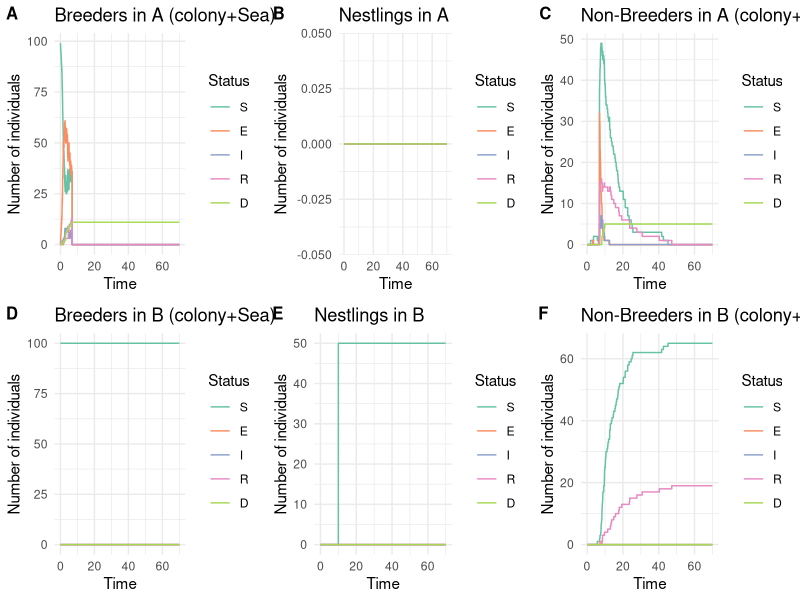

Here is the R script that generated this plot:









# Library -----------------------------------------------------------------

library(tidyverse)
library(ggplot2)
library(reshape2)
library(abind)
library(cowplot)


# Model description -------------------------------------------------------

# Each compartment in the model is described by

# the epidemiological status : Susceptible (S), Exposed (E), Infectious (I), Recovered (R)
# the reproductive status : Breeders (B), Non-Breeders (NB), Nestlings (N)
# the localisation : colony A (A), colony (B), sea A (sea_a), sea B (sea_B)
# 
# Thus, an exposed individual, non-breeder and at sea B, is noted E_sea_b_NB


# Parameters --------------------------------------------------------------

param = list( 
  
  # Epidemiological parameters
  
  # Transmission rate from exposed individuals and from infectious individuals in a colony
  beta = matrix(c(0.10, 0.15,
                  0.00, 0.00),
                nrow = 2, ncol = 2, byrow = T),
  # Rate of progression from exposed to infectious (inverse of incubation period)
  sigma = 1/10,
  # Rate of progression from infectious to exposed
  eta =  0.9, 
  # Recovery rate (inverse of infectious period)
  gamma = 1/3,
  # Disease-related mortality rate
  mu = 1/3 * 0.5,
  
  
  # Mobility  parameters
  
  # Transition from sea to the colony (breeders)
  zeta_to_colony = 1,
  # Transition from colony to the sea (breeders)
  zeta_to_sea = 1,
  # Transition from breeder to non-breeder (reproductive failure)
  psi = 0, #Attention départ en couple
  # Transition from sea to the colony (non-breeders)
  rho_to_colony = 1/7,
  # Transition from colony to the sea (non-breeders)
  rho_to_sea = 1/7 * 7,

  
  # Induced dispersion parameters
  
  # Proportion of dispersed adults
  prop_dispersal = 1,
  # Proportion of prospectors among dispersed adults
  prop_prospecting = 1/8,
  # Date of induced dispersion
  dispersal_date = 30,
  # Reaction time between 1rst death and induced dispersal
  dispersal_reaction_time = 5,
  
  # Demographic parameters
  hatching_date = 10

)




# Event rates -------------------------------------------------------------


calculate_rates = function(  beta_E_colony, beta_I_colony,
                             sigma,eta, gamma, mu,
                             zeta_to_colony, zeta_to_sea, psi, rho_to_colony, rho_to_sea,
                             prop_dispersal, prop_prospecting, dispersal_date,
                             hatching_date,
                             S_a, E_a, I_a, R_a, D_a,
                             S_sea_a, E_sea_a, I_sea_a, R_sea_a, D_sea_a,
                             S_sea_b, E_sea_b, I_sea_b, R_sea_b, D_sea_b,
                             S_b, E_b, I_b, R_b, D_b,
                             S_a_NB, E_a_NB, I_a_NB, R_a_NB, D_a_NB,
                             S_sea_a_NB, E_sea_a_NB, I_sea_a_NB, R_sea_a_NB, D_sea_a_NB,
                             S_sea_b_NB,  E_sea_b_NB, I_sea_b_NB, R_sea_b_NB, D_sea_b_NB,
                             S_b_NB, E_b_NB, I_b_NB, R_b_NB, D_b_NB,
                             S_a_N, E_a_N, I_a_N, R_a_N, D_a_N,
                             S_b_N, E_b_N, I_b_N, R_b_N, D_b_N){
  
  rates = c(
    
  # SEIR
  
  ## Nestlings
  ### Colony A
  "S_a_N_to_E_a_N" = beta_E_colony * S_a_N * (E_a+E_a_NB+E_a_N) + 
                     beta_I_colony * S_a_N * (I_a+I_a_NB+I_a_N),
  "E_a_N_to_S_a_N" = eta * E_a_N,
  "E_a_N_to_I_a_N" = sigma * E_a_N,
  "I_a_N_to_R_a_N" = gamma * I_a_N,
  "I_a_N_to_D_a_N" = mu * I_a_N,
  ### Colony B
  "S_b_N_to_E_b_N" = beta_E_colony * S_b_N * (E_b+E_b_NB+E_b_N) +
                     beta_I_colony * S_b_N * (I_b+I_b_NB+I_b_N),
  "E_b_N_to_S_b_N" = eta * E_b_N,
  "E_b_N_to_I_b_N" = sigma * E_b_N,
  "I_b_N_to_R_b_N" = gamma * I_b_N,
  "I_b_N_to_D_b_N" = mu * I_b_N,
  
  ## Non-Breeders
  ### Colony A
  "S_a_NB_to_E_a_NB" = beta_E_colony * S_a_NB * (E_a+E_a_NB+E_a_N) +
                       beta_I_colony * S_a_NB * (I_a+I_a_NB+I_a_N),
  "E_a_NB_to_S_a_NB" = eta * E_a_NB,
  "E_a_NB_to_I_a_NB" = sigma * E_a_NB,
  "I_a_NB_to_R_a_NB" = gamma * I_a_NB,
  "I_a_NB_to_D_a_NB" = mu * I_a_NB,
  ### Sea A
  "S_sea_a_NB_to_E_sea_a_NB" = 0,
  "E_sea_a_NB_to_S_sea_a_NB" = eta * E_sea_a_NB,
  "E_sea_a_NB_to_I_sea_a_NB" = sigma * E_sea_a_NB,
  "I_sea_a_NB_to_R_sea_a_NB" = gamma * I_sea_a_NB,
  "I_sea_a_NB_to_D_sea_a_NB" = mu * I_sea_a_NB,
  ### Sea B
  "S_sea_b_NB_to_E_sea_b_NB" = 0,
  "E_sea_b_NB_to_S_sea_b_NB" = eta * E_sea_b_NB,
  "E_sea_b_NB_to_I_sea_b_NB" = sigma * E_sea_b_NB,
  "I_sea_b_NB_to_R_sea_b_NB" = gamma * I_sea_b_NB,
  "I_sea_b_NB_to_D_sea_b_NB" = mu * I_sea_b_NB,
  ### Colony B
  "S_b_NB_to_E_b_NB" = beta_E_colony * S_b_NB * (E_b+E_b_NB+E_b_N) + 
                       beta_I_colony * S_b_NB * (I_b+I_b_NB+I_b_N),
  "E_b_NB_to_S_b_NB" = eta * E_b_NB,
  "E_b_NB_to_I_b_NB" = sigma * E_b_NB,
  "I_b_NB_to_R_b_NB" = gamma * I_b_NB,
  "I_b_NB_to_D_b_NB" = mu * I_b_NB,
  
  ## Breeders
  ### Colony A
  "S_a_to_E_a" = beta_E_colony * S_a * (E_a+E_a_NB+E_a_N) + 
                 beta_I_colony * S_a * (I_a+I_a_NB+I_a_N),
  "E_a_to_S_a" = eta * E_a,
  "E_a_to_I_a" = sigma * E_a,
  "I_a_to_R_a" = gamma * I_a,
  "I_a_to_D_a" = mu * I_a,
  ### Sea A
  "S_sea_a_to_E_sea_a" = 0,
  "E_sea_a_to_S_sea_a" = eta * E_sea_a,
  "E_sea_a_to_I_sea_a" = sigma * E_sea_a,
  "I_sea_a_to_R_sea_a" = gamma * I_sea_a,
  "I_sea_a_to_D_sea_a" = mu * I_sea_a,
  ### Sea B
  "S_sea_b_to_E_sea_b" = 0,
  "E_sea_b_to_S_sea_b" = eta * E_sea_b,
  "E_sea_b_to_I_sea_b" = sigma * E_sea_b,
  "I_sea_b_to_R_sea_b" = gamma * I_sea_b,
  "I_sea_b_to_D_sea_b" = mu * I_sea_b,
  ### Colony B
  "S_b_to_E_b" = beta_E_colony * S_b * (E_b+E_b_NB+E_b_N) + 
                 beta_I_colony * S_b * (I_b+I_b_NB+I_b_N),
  "E_b_to_S_b" = eta * E_b,
  "E_b_to_I_b" = sigma * E_b,
  "I_b_to_R_b" = gamma * I_b,
  "I_b_to_D_b" = mu * I_b,
  
  
  # Mobility
  ## Non-Breeders
  ### From colony A to sea A
  "S_a_NB_to_S_sea_a_NB" = rho_to_sea * S_a_NB,
  "E_a_NB_to_E_sea_a_NB" = rho_to_sea * E_a_NB,
  "I_a_NB_to_I_sea_a_NB" = rho_to_sea * I_a_NB,
  "R_a_NB_to_R_sea_a_NB" = rho_to_sea * R_a_NB,
  ### From sea A to colony A
  "S_sea_a_NB_to_S_a_NB" = rho_to_colony * S_sea_a_NB,
  "E_sea_a_NB_to_E_a_NB" = rho_to_colony * E_sea_a_NB,
  "I_sea_a_NB_to_I_a_NB" = rho_to_colony * I_sea_a_NB,
  "R_sea_a_NB_to_R_a_NB" = rho_to_colony * R_sea_a_NB,
  ### From colony B to sea B
  "S_b_NB_to_S_sea_b_NB" = rho_to_sea * S_b_NB,
  "E_b_NB_to_E_sea_b_NB" = rho_to_sea * E_b_NB,
  "I_b_NB_to_I_sea_b_NB" = rho_to_sea * I_b_NB,
  "R_b_NB_to_R_sea_b_NB" = rho_to_sea * R_b_NB,
  ### From sea B to colony B
  "S_sea_b_NB_to_S_b_NB" = rho_to_colony * S_sea_b_NB,
  "E_sea_b_NB_to_E_b_NB" = rho_to_colony * E_sea_b_NB,
  "I_sea_b_NB_to_I_b_NB" = rho_to_colony * I_sea_b_NB,
  "R_sea_b_NB_to_R_b_NB" = rho_to_colony * R_sea_b_NB,
  
  ## Breeders
  ### From colony A to sea A
  "S_a_to_S_sea_a" = zeta_to_sea * S_a,
  "E_a_to_E_sea_a" = zeta_to_sea * E_a,
  "I_a_to_I_sea_a" = zeta_to_sea * I_a,
  "R_a_to_R_sea_a" = zeta_to_sea * R_a,
  ### From sea A to colony A
  "S_sea_a_to_S_a" = zeta_to_colony * S_sea_a,
  "E_sea_a_to_E_a" = zeta_to_colony * E_sea_a,
  "I_sea_a_to_I_a" = zeta_to_colony * I_sea_a,
  "R_sea_a_to_R_a" = zeta_to_colony * R_sea_a,
  ### From colony B to sea B
  "S_b_to_S_sea_b" = zeta_to_sea * S_b,
  "E_b_to_E_sea_b" = zeta_to_sea * E_b,
  "I_b_to_I_sea_b" = zeta_to_sea * I_b,
  "R_b_to_R_sea_b" = zeta_to_sea * R_b,
  ### From sea B to colony B
  "S_sea_b_to_S_b" = zeta_to_colony * S_sea_b,
  "E_sea_b_to_E_b" = zeta_to_colony * E_sea_b,
  "I_sea_b_to_I_b" = zeta_to_colony * I_sea_b,
  "R_sea_b_to_R_b" = zeta_to_colony * R_sea_b,
  
  ## Prospecting
  ### From A to B
  "S_sea_a_NB_to_S_sea_b_NB" = prop_prospecting * S_sea_a_NB,
  "E_sea_a_NB_to_E_sea_b_NB" = prop_prospecting * E_sea_a_NB,
  "I_sea_a_NB_to_I_sea_b_NB" = prop_prospecting * I_sea_a_NB,
  "R_sea_a_NB_to_R_sea_b_NB" = prop_prospecting * R_sea_a_NB
  
  # Breeders become Non-Breeders
  
  # "S_a_to_S_a_NB" = psi * S_a,
  # "E_a_to_E_a_NB" = psi * E_a,
  # "I_a_to_I_a_NB" = psi * I_a,
  # "R_a_to_R_a_NB" = psi * R_a
  
  )
  return(rates)
}


# Gillespie SEIR model function -------------------------------------------

gillespie_seir = function(param = param, 
                          induced_dispersal = T,
                          initial_number_breeders_A = 50,
                          initial_number_infected_breeders_A = 1, 
                          initial_number_breeders_B = 50,
                          total_time = 70,
                          dispersal_stochactic = T) {
  
  # Initial state
  
  ## Nestlings
  ## In colony A
  N = 0                
  initial_infected = 0
  initial_exposed = 0
  initial_recovered = 0
  initial_susceptible = N - initial_infected - initial_exposed - initial_recovered
  initial_dead = 0
  
  initial_state_A_N = c(S = initial_susceptible,
                        E = initial_exposed,
                        I = initial_infected,
                        R = initial_recovered,
                        D = initial_dead)
  ## Nestlings
  ## In colony B
  N = 0                
  initial_infected = 0
  initial_exposed = 0
  initial_recovered = 0
  initial_susceptible = N - initial_infected - initial_exposed - initial_recovered
  initial_dead = 0
  
  initial_state_B_N = c(S = initial_susceptible,
                        E = initial_exposed,
                        I = initial_infected,
                        R = initial_recovered,
                        D = initial_dead)
  
  
  ## Breeders
  ## In colony A
  N = initial_number_breeders_A                 
  initial_infected = initial_number_infected_breeders_A
  initial_exposed = 0
  initial_recovered = 0
  initial_susceptible = N - initial_infected - initial_exposed - initial_recovered
  initial_dead = 0
  
  initial_state_A = c(S = initial_susceptible,
                      E = initial_exposed,
                      I = initial_infected,
                      R = initial_recovered,
                      D = initial_dead)
  
  ## At sea A
  N = 50                  
  initial_infected = 0
  initial_exposed = 0
  initial_recovered = 0
  initial_susceptible = N - initial_infected - initial_exposed - initial_recovered
  initial_dead = 0
  
  initial_state_sea_a = c(S = initial_susceptible,
                          E = initial_exposed,
                          I = initial_infected,
                          R = initial_recovered,
                          D = initial_dead)
  
  ## At sea B
  N = 50                
  initial_infected = 0
  initial_exposed = 0
  initial_recovered = 0
  initial_susceptible = N - initial_infected - initial_exposed - initial_recovered
  initial_dead = 0
  
  initial_state_sea_b = c(S = initial_susceptible,
                          E = initial_exposed,
                          I = initial_infected,
                          R = initial_recovered,
                          D = initial_dead)
  
  ## In colony B
  N = initial_number_breeders_B                  
  initial_infected = 0
  initial_exposed = 0
  initial_recovered = 0
  initial_susceptible = N - initial_infected - initial_exposed - initial_recovered
  initial_dead = 0
  
  initial_state_B <- c(S = initial_susceptible,
                       E = initial_exposed,
                       I = initial_infected,
                       R = initial_recovered,
                       D = initial_dead)
  
  ## Non-Breeders
  ## In colony A
  N = 0                  
  initial_infected = 0
  initial_exposed = 0
  initial_recovered = 0
  initial_susceptible = N - initial_infected - initial_exposed - initial_recovered
  initial_dead = 0
  
  initial_state_A_NB = c(S = initial_susceptible,
                         E = initial_exposed,
                         I = initial_infected,
                         R = initial_recovered,
                         D = initial_dead)
  
  ## At sea A
  N = 0                  
  initial_infected = 0
  initial_exposed = 0
  initial_recovered = 0
  initial_susceptible = N - initial_infected - initial_exposed - initial_recovered
  initial_dead = 0
  
  initial_state_sea_a_NB = c(S = initial_susceptible,
                             E = initial_exposed,
                             I = initial_infected,
                             R = initial_recovered,
                             D = initial_dead)
  
  ## At sea B
  N = 0                  
  initial_infected = 0
  initial_exposed = 0
  initial_recovered = 0
  initial_susceptible = N - initial_infected - initial_exposed - initial_recovered
  initial_dead = 0
  
  initial_state_sea_b_NB = c(S = initial_susceptible,
                             E = initial_exposed,
                             I = initial_infected,
                             R = initial_recovered,
                             D = initial_dead)
  
  ## In colony B
  N = 0                  
  initial_infected = 0
  initial_exposed = 0
  initial_recovered = 0
  initial_susceptible = N - initial_infected - initial_exposed - initial_recovered
  initial_dead = 0
  
  initial_state_B_NB <- c(S = initial_susceptible,
                          E = initial_exposed,
                          I = initial_infected,
                          R = initial_recovered,
                          D = initial_dead)
  
  
  initial_state = matrix(data = c(initial_state_A,
                                  initial_state_sea_a,
                                  initial_state_sea_b,
                                  initial_state_B,
                                  initial_state_A_NB,
                                  initial_state_sea_a_NB,
                                  initial_state_sea_b_NB,
                                  initial_state_B_NB,
                                  initial_state_A_N,
                                  initial_state_B_N), 
                         nrow = 10, ncol = 5, 
                         byrow = T)
  
  # Parameters
  
  beta_E_colony = param$beta[1,1]
  beta_I_colony = param$beta[1,2]
  
  sigma = param$sigma
  eta = param$eta
  gamma = param$gamma
  mu = param$mu
  
  zeta_to_colony = param$zeta_to_colony
  zeta_to_sea = param$zeta_to_sea
  psi = param$psi
  rho_to_colony = param$rho_to_colony
  rho_to_sea = param$rho_to_sea
  
  prop_dispersal = param$prop_dispersal
  prop_prospecting = param$prop_prospecting
  dispersal_date = param$dispersal_date
  dispersal_reaction_time = param$dispersal_reaction_time
  
  hatching_date = param$hatching_date
  
  # Initialization
  times = c(0)
  states = array(dim = c(10,5,1), data = initial_state)
  already_dispersed = F
  already_hatched = F
  first_death = F
  first_death_date = NA
  
  # Next event
  while (times[length(times)] < total_time) {
    
    S_a = states[1, 1, dim(states)[3]]
    E_a = states[1, 2, dim(states)[3]]
    I_a = states[1, 3, dim(states)[3]]
    R_a = states[1, 4, dim(states)[3]]
    D_a = states[1, 5, dim(states)[3]]
    
    S_sea_a = states[2, 1, dim(states)[3]]
    E_sea_a = states[2, 2, dim(states)[3]]
    I_sea_a = states[2, 3, dim(states)[3]]
    R_sea_a = states[2, 4, dim(states)[3]]
    D_sea_a = states[2, 5, dim(states)[3]]
    
    S_sea_b = states[3, 1, dim(states)[3]]
    E_sea_b = states[3, 2, dim(states)[3]]
    I_sea_b = states[3, 3, dim(states)[3]]
    R_sea_b = states[3, 4, dim(states)[3]]
    D_sea_b = states[3, 5, dim(states)[3]]
    
    S_b = states[4, 1, dim(states)[3]]
    E_b = states[4, 2, dim(states)[3]]
    I_b = states[4, 3, dim(states)[3]]
    R_b = states[4, 4, dim(states)[3]]
    D_b = states[4, 5, dim(states)[3]]
    
    S_a_NB = states[5, 1, dim(states)[3]]
    E_a_NB = states[5, 2, dim(states)[3]]
    I_a_NB = states[5, 3, dim(states)[3]]
    R_a_NB = states[5, 4, dim(states)[3]]
    D_a_NB = states[5, 5, dim(states)[3]]
    
    S_sea_a_NB = states[6, 1, dim(states)[3]]
    E_sea_a_NB = states[6, 2, dim(states)[3]]
    I_sea_a_NB = states[6, 3, dim(states)[3]]
    R_sea_a_NB = states[6, 4, dim(states)[3]]
    D_sea_a_NB = states[6, 5, dim(states)[3]]

    S_sea_b_NB = states[7, 1, dim(states)[3]]
    E_sea_b_NB = states[7, 2, dim(states)[3]]
    I_sea_b_NB = states[7, 3, dim(states)[3]]
    R_sea_b_NB = states[7, 4, dim(states)[3]]
    D_sea_b_NB = states[7, 5, dim(states)[3]]
    
    S_b_NB = states[8, 1, dim(states)[3]]
    E_b_NB = states[8, 2, dim(states)[3]]
    I_b_NB = states[8, 3, dim(states)[3]]
    R_b_NB = states[8, 4, dim(states)[3]]
    D_b_NB = states[8, 5, dim(states)[3]]
    
    S_a_N = states[9, 1, dim(states)[3]]
    E_a_N = states[9, 2, dim(states)[3]]
    I_a_N = states[9, 3, dim(states)[3]]
    R_a_N = states[9, 4, dim(states)[3]]
    D_a_N = states[9, 5, dim(states)[3]]
    
    S_b_N = states[10, 1, dim(states)[3]]
    E_b_N = states[10, 2, dim(states)[3]]
    I_b_N = states[10, 3, dim(states)[3]]
    R_b_N = states[10, 4, dim(states)[3]]
    D_b_N = states[10, 5, dim(states)[3]]
    
    # Rates of each possible event
    rates = calculate_rates(beta_E_colony, beta_I_colony,
                            sigma,eta, gamma, mu,
                            zeta_to_colony, zeta_to_sea, psi, rho_to_colony, rho_to_sea,
                            prop_dispersal, prop_prospecting, dispersal_date,
                            hatching_date,
                            S_a, E_a, I_a, R_a, D_a,
                            S_sea_a, E_sea_a, I_sea_a, R_sea_a, D_sea_a,
                            S_sea_b, E_sea_b, I_sea_b, R_sea_b, D_sea_b,
                            S_b, E_b, I_b, R_b, D_b,
                            S_a_NB, E_a_NB, I_a_NB, R_a_NB, D_a_NB,
                            S_sea_a_NB, E_sea_a_NB, I_sea_a_NB, R_sea_a_NB, D_sea_a_NB,
                            S_sea_b_NB,  E_sea_b_NB, I_sea_b_NB, R_sea_b_NB, D_sea_b_NB,
                            S_b_NB, E_b_NB, I_b_NB, R_b_NB, D_b_NB,
                            S_a_N, E_a_N, I_a_N, R_a_N, D_a_N,
                            S_b_N, E_b_N, I_b_N, R_b_N, D_b_N)

    total_rate = sum(rates)
    
    if (total_rate == 0) {
      break
    }
    
    time_step = rexp(1, total_rate)
    next_time = times[length(times)] + time_step
    
    
    # Hatching
    if (next_time > hatching_date & !already_hatched) { 
      
      S_a_N = round((S_a + E_a + I_a + R_a + S_sea_a + E_sea_a + I_sea_a + R_sea_a)/2)
      S_b_N = round((S_b + E_b + I_b + R_b + S_sea_b + E_sea_b + I_sea_b + R_sea_b)/2)
      
      already_hatched = T
      
      new_state = matrix(data = c(S_a, E_a, I_a, R_a, D_a,
                                  S_sea_a, E_sea_a, I_sea_a, R_sea_a, D_sea_a,
                                  S_sea_b, E_sea_b, I_sea_b, R_sea_b, D_sea_b,
                                  S_b, E_b, I_b, R_b, D_b,
                                  
                                  S_a_NB, E_a_NB, I_a_NB, R_a_NB, D_a_NB,
                                  S_sea_a_NB, E_sea_a_NB, I_sea_a_NB, R_sea_a_NB, D_sea_a_NB,
                                  S_sea_b_NB, E_sea_b_NB, I_sea_b_NB, R_sea_b_NB, D_sea_b_NB,
                                  S_b_NB, E_b_NB, I_b_NB, R_b_NB, D_b_NB,
                                  
                                  S_a_N, E_a_N, I_a_N, R_a_N, D_a_N,
                                  S_b_N, E_b_N, I_b_N, R_b_N, D_b_N),
                         nrow = 10, ncol = 5, 
                         byrow = T)
      
      states = abind(states, new_state)
      times = c(times, hatching_date)
      
      
      # Rates of each possible event
      rates =     rates = calculate_rates(beta_E_colony, beta_I_colony,
                                          sigma,eta, gamma, mu,
                                          zeta_to_colony, zeta_to_sea, psi, rho_to_colony, rho_to_sea,
                                          prop_dispersal, prop_prospecting, dispersal_date,
                                          hatching_date,
                                          S_a, E_a, I_a, R_a, D_a,
                                          S_sea_a, E_sea_a, I_sea_a, R_sea_a, D_sea_a,
                                          S_sea_b, E_sea_b, I_sea_b, R_sea_b, D_sea_b,
                                          S_b, E_b, I_b, R_b, D_b,
                                          S_a_NB, E_a_NB, I_a_NB, R_a_NB, D_a_NB,
                                          S_sea_a_NB, E_sea_a_NB, I_sea_a_NB, R_sea_a_NB, D_sea_a_NB,
                                          S_sea_b_NB,  E_sea_b_NB, I_sea_b_NB, R_sea_b_NB, D_sea_b_NB,
                                          S_b_NB, E_b_NB, I_b_NB, R_b_NB, D_b_NB,
                                          S_a_N, E_a_N, I_a_N, R_a_N, D_a_N,
                                          S_b_N, E_b_N, I_b_N, R_b_N, D_b_N)
      
      total_rate = sum(rates)
      
      if (total_rate == 0) {
        break
      }
      
      time_step = rexp(1, total_rate)
      next_time = times[length(times)] + time_step
      
    }
    
    

    # Determining the date of first infection
    if (!first_death & D_a > 0){
      first_death_date = times[length(times)] 
      first_death = T
    }
    
    # Induction of dispersion
    ## Has the induced dispersal strategy been triggered?
    if (induced_dispersal){ 
      ## Did the dispersal occur?
      if (!already_dispersed){
        # Is it time to induce dispersion, according to the stochastic case and the deterministic case?
        if ((dispersal_stochactic & first_death & next_time > first_death_date + dispersal_reaction_time) 
             |
             (!dispersal_stochactic & next_time > dispersal_date)
            ){
          
          # Dispersal of breeders
          
          # Number of adults in  A
          N_a = S_a + E_a + I_a + R_a + S_sea_a + E_sea_a + I_sea_a + R_sea_a
          # Number of adults A who are dispersed
          N_disp_a = round(N_a * prop_dispersal)
          # Distribution of dispersed adults by epidemiological status
          disp_a = sample(c(rep("S_a", S_a), rep("E_a", E_a),rep("I_a", I_a),rep("R_a", R_a),
                            rep("S_sea_a", S_sea_a), rep("E_sea_a", E_sea_a),rep("I_sea_a", I_sea_a),rep("R_sea_a", R_sea_a)),
                          size = N_disp_a, 
                          replace = F) %>% 
            factor(., levels = c("S_a","E_a","I_a","R_a",
                                 "S_sea_a","E_sea_a","I_sea_a","R_sea_a")) %>% 
            table()
          
          # Number of susceptible adults who are dispersed from A
          disp_S_a = disp_a["S_a"]
          disp_S_sea_a = disp_a["S_sea_a"]
          # Update of the number of susceptible adults
          S_a = S_a - disp_S_a
          S_sea_a = S_sea_a - disp_S_sea_a
          S_sea_a_NB = S_sea_a_NB + disp_S_a + disp_S_sea_a
          
          # Number of exposed  adults who are dispersed from A
          disp_E_a = disp_a["E_a"]
          disp_E_sea_a = disp_a["E_sea_a"]
          # Update of the number of exposed adults
          E_a = E_a - disp_E_a
          E_sea_a = E_sea_a - disp_E_sea_a
          E_sea_a_NB = E_sea_a_NB + disp_E_a + disp_E_sea_a
          
          # Number of infectious adults who are dispersed from A
          disp_I_a = disp_a["I_a"]
          disp_I_sea_a = disp_a["I_sea_a"]
          # Update of the number of infectious adults
          I_a = I_a - disp_I_a
          I_sea_a = I_sea_a - disp_I_sea_a
          I_sea_a_NB = I_sea_a_NB + disp_I_a + disp_I_sea_a
          
          # Number of recovered adults who are dispersed from A
          disp_R_a = disp_a["R_a"]
          disp_R_sea_a = disp_a["R_sea_a"]
          # Update of the number of recovered adults
          R_a = R_a - disp_R_a
          R_sea_a = R_sea_a - disp_R_sea_a
          R_sea_a_NB = R_sea_a_NB + disp_R_a + disp_R_sea_a
          
          # Death of nestlings
          
          D_a_N = D_a_N + S_a_N + E_a_N + I_a_N + R_a_N
          S_a_N = 0
          E_a_N = 0
          I_a_N = 0
          R_a_N = 0
          
          
          already_dispersed = T
          
          new_state = matrix(data = c(S_a, E_a, I_a, R_a, D_a,
                                      S_sea_a, E_sea_a, I_sea_a, R_sea_a, D_sea_a,
                                      S_sea_b, E_sea_b, I_sea_b, R_sea_b, D_sea_b,
                                      S_b, E_b, I_b, R_b, D_b,
                                      
                                      S_a_NB, E_a_NB, I_a_NB, R_a_NB, D_a_NB,
                                      S_sea_a_NB, E_sea_a_NB, I_sea_a_NB, R_sea_a_NB, D_sea_a_NB,
                                      S_sea_b_NB, E_sea_b_NB, I_sea_b_NB, R_sea_b_NB, D_sea_b_NB,
                                      S_b_NB, E_b_NB, I_b_NB, R_b_NB, D_b_NB,
                                      
                                      S_a_N, E_a_N, I_a_N, R_a_N, D_a_N,
                                      S_b_N, E_b_N, I_b_N, R_b_N, D_b_N),
                             nrow = 10, ncol = 5, 
                             byrow = T)
          
          states = abind(states, new_state)
          times = c(times, next_time)
          
          
          # Rates of each possible event
          rates =     rates = calculate_rates(beta_E_colony, beta_I_colony,
                                              sigma,eta, gamma, mu,
                                              zeta_to_colony, zeta_to_sea, psi, rho_to_colony, rho_to_sea,
                                              prop_dispersal, prop_prospecting, dispersal_date,
                                              hatching_date,
                                              S_a, E_a, I_a, R_a, D_a,
                                              S_sea_a, E_sea_a, I_sea_a, R_sea_a, D_sea_a,
                                              S_sea_b, E_sea_b, I_sea_b, R_sea_b, D_sea_b,
                                              S_b, E_b, I_b, R_b, D_b,
                                              S_a_NB, E_a_NB, I_a_NB, R_a_NB, D_a_NB,
                                              S_sea_a_NB, E_sea_a_NB, I_sea_a_NB, R_sea_a_NB, D_sea_a_NB,
                                              S_sea_b_NB,  E_sea_b_NB, I_sea_b_NB, R_sea_b_NB, D_sea_b_NB,
                                              S_b_NB, E_b_NB, I_b_NB, R_b_NB, D_b_NB,
                                              S_a_N, E_a_N, I_a_N, R_a_N, D_a_N,
                                              S_b_N, E_b_N, I_b_N, R_b_N, D_b_N)
          
          total_rate = sum(rates)
          
          if (total_rate == 0) {
            break
          }
          
          time_step = rexp(1, total_rate)
          next_time = times[length(times)] + time_step
          
          
        }

      }
    }
    

    times = c(times, next_time)
    
    transition = sample(names(rates), 1, prob = rates / total_rate)
    
    if (transition == "S_a_to_E_a") {
      S_a = S_a - 1
      E_a = E_a + 1
    } else if (transition == "E_a_to_S_a") {
      E_a = E_a - 1
      S_a = S_a + 1
    } else if (transition == "E_a_to_I_a") {
      E_a = E_a - 1
      I_a = I_a + 1
    } else if (transition == "I_a_to_R_a") {
      I_a = I_a - 1
      R_a = R_a + 1
    } 
    # If an adult dies, the partner becomes a non-breeder and the nestling dies
    else if (transition == "I_a_to_D_a") {
      I_a = I_a - 1
      D_a = D_a + 1
      # The nestling dies
      if (S_a_N + E_a_N + I_a_N + R_a_N > 0){
        nestling = sample(c(rep("S_a_N", S_a_N), rep("E_a_N", E_a_N),rep("I_a_N", I_a_N),rep("R_a_N", R_a_N)),
                          size = 1)
        if (nestling == "S_a_N"){
          S_a_N = S_a_N - 1
          D_a_N = D_a_N + 1
        } else if (partner == "E_a_N"){
          E_a_N = E_a_N - 1
          D_a_N = D_a_N + 1
        } else if (partner == "I_a_N"){
          I_a_N = I_a_N - 1
          D_a_N = D_a_N + 1
        } else if (partner == "R_a_N"){
          R_a_N = R_a_N - 1
          D_a_N = D_a_N + 1
        }
      }
      # The partner becomes a non-breeder
      partner = sample(c(rep("S_a", S_a), rep("E_a", E_a),rep("I_a", I_a),rep("R_a", R_a),
                         rep("S_sea_a", S_a), rep("E_sea_a", E_a),rep("I_sea_a", I_a),rep("R_sea_a", R_a)),
      size = 1)
      if (partner == "S_a"){
        S_a = S_a - 1
        S_a_NB = S_a_NB + 1
      } else if (partner == "E_a"){
        E_a = E_a - 1
        E_a_NB = E_a_NB + 1
      } else if (partner == "I_a"){
        I_a = I_a - 1
        I_a_NB = I_a_NB + 1
      } else if (partner == "R_a"){
        R_a = R_a - 1
        R_a_NB = R_a_NB + 1
      } else if (partner == "S_sea_a"){
        S_sea_a = S_sea_a - 1
        S_sea_a_NB = S_sea_a_NB + 1
      } else if (partner == "E_sea_a"){
        E_sea_a = E_sea_a - 1
        E_sea_a_NB = E_sea_a_NB + 1
      } else if (partner == "I_sea_a"){
        I_sea_a = I_sea_a - 1
        I_sea_a_NB = I_sea_a_NB + 1
      } else if (partner == "R_sea_a"){
        R_sea_a = R_sea_a - 1
        R_sea_a_NB = R_sea_a_NB + 1
      }
    } else if (transition == "S_sea_a_to_E_sea_a") {
      S_sea_a = S_sea_a - 1
      E_sea_a = E_sea_a + 1
    } else if (transition == "E_sea_a_to_S_sea_a") {
      E_sea_a = E_sea_a - 1
      S_sea_a = S_sea_a + 1
    } else if (transition == "E_sea_a_to_I_sea_a") {
      E_sea_a = E_sea_a - 1
      I_sea_a = I_sea_a + 1
    } else if (transition == "I_sea_a_to_R_sea_a") {
      I_sea_a = I_sea_a - 1
      R_sea_a = R_sea_a + 1
    } else if (transition == "I_sea_a_to_D_sea_a") {
      I_sea_a = I_sea_a - 1
      D_sea_a = D_sea_a + 1
    } else if (transition == "S_sea_b_to_E_sea_b") {
      S_sea_b = S_sea_b - 1
      E_sea_b = E_sea_b + 1
    } else if (transition == "E_sea_b_to_S_sea_b") {
      E_sea_b = E_sea_b - 1
      S_sea_b = S_sea_b + 1
    } else if (transition == "E_sea_b_to_I_sea_b") {
      E_sea_b = E_sea_b - 1
      I_sea_b = I_sea_b + 1
    } else if (transition == "I_sea_b_to_R_sea_b") {
      I_sea_b = I_sea_b - 1
      R_sea_b = R_sea_b + 1
    } else if (transition == "I_sea_b_to_D_sea_b") {
      I_sea_b = I_sea_b - 1
      D_sea_b = D_sea_b + 1
    } else if (transition == "S_b_to_E_b") {
      S_b = S_b - 1
      E_b = E_b + 1
    } else if (transition == "E_b_to_S_b") {
      E_b = E_b - 1
      S_b = S_b + 1
    } else if (transition == "E_b_to_I_b") {
      E_b = E_b - 1
      I_b = I_b + 1
    } else if (transition == "I_b_to_R_b") {
      I_b = I_b - 1
      R_b = R_b + 1
    } 
    # If an adult dies, the partner becomes a non-breeder and the nestling dies
    else if (transition == "I_b_to_D_b") {
      I_b = I_b - 1
      D_b = D_b + 1
      partner = sample(c(rep("S_b", S_b), rep("E_b", E_b),rep("I_b", I_b),rep("R_b", R_b),
                         rep("S_sea_b", S_b), rep("E_sea_b", E_b),rep("I_sea_b", I_b),rep("R_sea_b", R_b)),
                       size = 1)
      if (partner == "S_b"){
        S_b = S_b - 1
        S_b_NB = S_b_NB + 1
      } else if (partner == "E_b"){
        E_b = E_b - 1
        E_b_NB = E_b_NB + 1
      } else if (partner == "I_b"){
        I_b = I_b - 1
        I_b_NB = I_b_NB + 1
      } else if (partner == "R_b"){
        R_b = R_b - 1
        R_b_NB = R_b_NB + 1
      } else if (partner == "S_sea_b"){
        S_sea_b = S_sea_b - 1
        S_sea_b_NB = S_sea_b_NB + 1
      } else if (partner == "E_sea_b"){
        E_sea_b = E_sea_b - 1
        E_sea_b_NB = E_sea_b_NB + 1
      } else if (partner == "I_sea_b"){
        I_sea_b = I_sea_b - 1
        I_sea_b_NB = I_sea_b_NB + 1
      } else if (partner == "R_sea_b"){
        R_sea_b = R_sea_b - 1
        R_sea_b_NB = R_sea_b_NB + 1
      }
      
    } else if (transition == "S_a_to_S_sea_a") {
      S_a = S_a - 1
      S_sea_a = S_sea_a + 1
    } else if (transition == "E_a_to_E_sea_a") {
      E_a = E_a - 1
      E_sea_a = E_sea_a + 1
    } else if (transition == "I_a_to_I_sea_a") {
      I_a = I_a - 1
      I_sea_a = I_sea_a + 1
    } else if (transition == "R_a_to_R_sea_a") {
      R_a = R_a - 1
      R_sea_a = R_sea_a + 1
    } else if (transition == "S_b_to_S_sea_b") {
      S_b = S_b - 1
      S_sea_b = S_sea_b + 1
    } else if (transition == "E_b_to_E_sea_b") {
      E_b = E_b - 1
      E_sea_b = E_sea_b + 1
    } else if (transition == "I_b_to_I_sea_b") {
      I_b = I_b - 1
      I_sea_b = I_sea_b + 1
    } else if (transition == "R_b_to_R_sea_b") {
      R_b = R_b - 1
      R_sea_b = R_sea_b + 1
    }else if (transition == "S_sea_a_to_S_a") {
      S_a = S_a + 1
      S_sea_a = S_sea_a - 1
    } else if (transition == "E_sea_a_to_E_a") {
      E_a = E_a + 1
      E_sea_a = E_sea_a - 1
    } else if (transition == "I_sea_a_to_I_a") {
      I_a = I_a + 1
      I_sea_a = I_sea_a - 1
    } else if (transition == "R_sea_a_to_R_a") {
      R_a = R_a + 1
      R_sea_a = R_sea_a - 1
    } else if (transition == "S_sea_b_to_S_b") {
      S_b = S_b + 1
      S_sea_b = S_sea_b - 1
    } else if (transition == "E_sea_b_to_E_b") {
      E_b = E_b + 1
      E_sea_b = E_sea_b - 1
    } else if (transition == "I_sea_b_to_I_b") {
      I_b = I_b + 1
      I_sea_b = I_sea_b - 1
    } else if (transition == "R_sea_b_to_R_b") {
      R_b = R_b + 1
      R_sea_b = R_sea_b - 1
    } else if (transition == "S_a_to_E_a_NB") {
      S_a_NB = S_a_NB - 1
      E_a_NB = E_a_NB + 1
    } else if (transition == "E_a_NB_to_S_a_NB") {
      E_a_NB = E_a_NB - 1
      S_a_NB = S_a_NB + 1
    } else if (transition == "E_a_NB_to_I_a_NB") {
      E_a_NB = E_a_NB - 1
      I_a_NB = I_a_NB + 1
    } else if (transition == "I_a_NB_to_R_a_NB") {
      I_a_NB = I_a_NB - 1
      R_a_NB = R_a_NB + 1
    } else if (transition == "I_a_NB_to_D_a_NB") {
      I_a_NB = I_a_NB - 1
      D_a_NB = D_a_NB + 1
    } else if (transition == "S_sea_a_NB_to_E_sea_a_NB") {
      S_sea_a_NB = S_sea_a_NB - 1
      E_sea_a_NB = E_sea_a_NB + 1
    } else if (transition == "E_sea_a_NB_to_S_sea_a_NB") {
      E_sea_a_NB = E_sea_a_NB - 1
      S_sea_a_NB = S_sea_a_NB + 1
    } else if (transition == "E_sea_a_NB_to_I_sea_a_NB") {
      E_sea_a_NB = E_sea_a_NB - 1
      I_sea_a_NB = I_sea_a_NB + 1
    } else if (transition == "I_sea_a_NB_to_R_sea_a_NB") {
      I_sea_a_NB = I_sea_a_NB - 1
      R_sea_a_NB = R_sea_a_NB + 1
    } else if (transition == "I_sea_a_NB_to_D_sea_a_NB") {
      I_sea_a_NB = I_sea_a_NB - 1
      D_sea_a_NB = D_sea_a_NB + 1
    } else if (transition == "S_sea_b_NB_to_E_sea_b_NB") {
      S_sea_b_NB = S_sea_b_NB - 1
      E_sea_b_NB = E_sea_b_NB + 1
    } else if (transition == "E_sea_b_NB_to_S_sea_b_NB") {
      E_sea_b_NB = E_sea_b_NB - 1
      S_sea_b_NB = S_sea_b_NB + 1
    } else if (transition == "E_sea_b_NB_to_I_sea_b_NB") {
      E_sea_b_NB = E_sea_b_NB - 1
      I_sea_b_NB = I_sea_b_NB + 1
    } else if (transition == "I_sea_b_NB_to_R_sea_b_NB") {
      I_sea_b_NB = I_sea_b_NB - 1
      R_sea_b_NB = R_sea_b_NB + 1
    } else if (transition == "I_sea_b_NB_to_D_sea_b_NB") {
      I_sea_b_NB = I_sea_b_NB - 1
      D_sea_b_NB = D_sea_b_NB + 1
    } else if (transition == "S_b_NB_to_E_b_NB") {
      S_b_NB = S_b_NB - 1
      E_b_NB = E_b_NB + 1
    } else if (transition == "E_b_NB_to_S_b_NB") {
      E_b_NB = E_b_NB - 1
      S_b_NB = S_b_NB + 1
    } else if (transition == "E_b_NB_to_I_b_NB") {
      E_b_NB = E_b_NB - 1
      I_b_NB = I_b_NB + 1
    } else if (transition == "I_b_NB_to_R_b_NB") {
      I_b_NB = I_b_NB - 1
      R_b_NB = R_b_NB + 1
    } else if (transition == "I_b_NB_to_D_b_NB") {
      I_b_NB = I_b_NB - 1
      D_b_NB = D_b_NB + 1
    } else if (transition == "S_a_NB_to_S_sea_a_NB") {
      S_a_NB = S_a_NB - 1
      S_sea_a_NB = S_sea_a_NB + 1
    } else if (transition == "E_a_NB_to_E_sea_a_NB") {
      E_a_NB = E_a_NB - 1
      E_sea_a_NB = E_sea_a_NB + 1
    } else if (transition == "I_a_NB_to_I_sea_a_NB") {
      I_a_NB = I_a_NB - 1
      I_sea_a_NB = I_sea_a_NB + 1
    } else if (transition == "R_a_NB_to_R_sea_a_NB") {
      R_a_NB = R_a_NB - 1
      R_sea_a_NB = R_sea_a_NB + 1
    } else if (transition == "S_b_NB_to_S_sea_b_NB") {
      S_b_NB = S_b_NB - 1
      S_sea_b_NB = S_sea_b_NB + 1
    } else if (transition == "E_b_NB_to_E_sea_b_NB") {
      E_b_NB = E_b_NB - 1
      E_sea_b_NB = E_sea_b_NB + 1
    } else if (transition == "I_b_NB_to_I_sea_b_NB") {
      I_b_NB = I_b_NB - 1
      I_sea_b_NB = I_sea_b_NB + 1
    } else if (transition == "R_b_NB_to_R_sea_b_NB") {
      R_b_NB = R_b_NB - 1
      R_sea_b_NB = R_sea_b_NB + 1
    }else if (transition == "S_sea_a_NB_to_S_a_NB") {
      S_a_NB = S_a_NB + 1
      S_sea_a_NB = S_sea_a_NB - 1
    } else if (transition == "E_sea_a_NB_to_E_a_NB") {
      E_a_NB = E_a_NB + 1
      E_sea_a_NB = E_sea_a_NB - 1
    } else if (transition == "I_sea_a_NB_to_I_a_NB") {
      I_a_NB = I_a_NB + 1
      I_sea_a_NB = I_sea_a_NB - 1
    } else if (transition == "R_sea_a_NB_to_R_a_NB") {
      R_a_NB = R_a_NB + 1
      R_sea_a_NB = R_sea_a_NB - 1
    } else if (transition == "S_sea_b_NB_to_S_b_NB") {
      S_b_NB = S_b_NB + 1
      S_sea_b_NB = S_sea_b_NB - 1
    } else if (transition == "E_sea_b_NB_to_E_b_NB") {
      E_b_NB = E_b_NB + 1
      E_sea_b_NB = E_sea_b_NB - 1
    } else if (transition == "I_sea_b_NB_to_I_b_NB") {
      I_b_NB = I_b_NB + 1
      I_sea_b_NB = I_sea_b_NB - 1
    } else if (transition == "R_sea_b_NB_to_R_b_NB") {
      R_b_NB = R_b_NB + 1
      R_sea_b_NB = R_sea_b_NB - 1
    } else if (transition == "S_a_to_S_a_NB") {
      S_a = S_a - 2
      S_a_NB = S_a_NB + 2
    } else if (transition == "E_a_to_E_a_NB") {
      E_a = E_a - 2
      E_a_NB = E_a_NB + 2
    } else if (transition == "I_a_to_I_a_NB") {
      I_a = I_a - 2
      I_a_NB = I_a_NB + 2
    } else if (transition == "E_a_to_E_a_NB") {
      R_a = R_a - 2
      R_a_NB = R_a_NB + 2
    } else if (transition == "S_sea_a_NB_to_S_sea_b_NB") {
      S_sea_a_NB = S_sea_a_NB - 1
      S_sea_b_NB = S_sea_b_NB + 1
    }else if (transition == "E_sea_a_NB_to_E_sea_b_NB") {
      E_sea_a_NB = E_sea_a_NB - 1
      E_sea_b_NB = E_sea_b_NB + 1
    }else if (transition == "I_sea_a_NB_to_I_sea_b_NB") {
      I_sea_a_NB = I_sea_a_NB - 1
      I_sea_b_NB = I_sea_b_NB + 1
    }else if (transition == "R_sea_a_NB_to_R_sea_b_NB") {
      R_sea_a_NB = R_sea_a_NB - 1
      R_sea_b_NB = R_sea_b_NB + 1
    }else if (transition == "S_a_N_to_E_a_N"){
      S_a_N = S_a_N - 1
      E_a_N = E_a_N + 1
    }else if (transition == "E_a_N_to_S_a_N"){
      E_a_N = E_a_N - 1
      S_a_N = S_a_N + 1
    }else if (transition == "E_a_N_to_I_a_N"){
      E_a_N = E_a_N - 1
      I_a_N = I_a_N + 1
    }else if (transition == "I_a_N_to_R_a_N"){
      I_a_N = I_a_N - 1
      R_a_N = R_a_N + 1
    }else if (transition == "I_a_N_to_R_a_N"){
      I_a_N = I_a_N - 1
      R_a_N = R_a_N + 1
    }
    # If a nestling dies, both parents become non-breeders.
    else if (transition == "I_a_N_to_D_a_N"){
      I_a_N = I_a_N - 1
      D_a_N = D_a_N + 1
      
      parent1 = sample(c(rep("S_b", S_b), rep("E_b", E_b),rep("I_b", I_b),rep("R_b", R_b),
                         rep("S_sea_b", S_b), rep("E_sea_b", E_b),rep("I_sea_b", I_b),rep("R_sea_b", R_b)),
                       size = 1)
      
      if (parent1 == "S_b"){
        S_b = S_b - 1
        S_b_NB = S_b_NB + 1
      } else if (parent1 == "E_b"){
        E_b = E_b - 1
        E_b_NB = E_b_NB + 1
      } else if (parent1 == "I_b"){
        I_b = I_b - 1
        I_b_NB = I_b_NB + 1
      } else if (parent1 == "R_b"){
        R_b = R_b - 1
        R_b_NB = R_b_NB + 1
      } else if (parent1 == "S_sea_b"){
        S_sea_b = S_sea_b - 1
        S_sea_b_NB = S_sea_b_NB + 1
      } else if (parent1 == "E_sea_b"){
        E_sea_b = E_sea_b - 1
        E_sea_b_NB = E_sea_b_NB + 1
      } else if (parent1 == "I_sea_b"){
        I_sea_b = I_sea_b - 1
        I_sea_b_NB = I_sea_b_NB + 1
      } else if (parent1 == "R_sea_b"){
        R_sea_b = R_sea_b - 1
        R_sea_b_NB = R_sea_b_NB + 1
      }
      
      parent2 = sample(c(rep("S_b", S_b), rep("E_b", E_b),rep("I_b", I_b),rep("R_b", R_b),
                         rep("S_sea_b", S_b), rep("E_sea_b", E_b),rep("I_sea_b", I_b),rep("R_sea_b", R_b)),
                       size = 1)
      
      if (parent2 == "S_b"){
        S_b = S_b - 1
        S_b_NB = S_b_NB + 1
      } else if (parent2 == "E_b"){
        E_b = E_b - 1
        E_b_NB = E_b_NB + 1
      } else if (parent2 == "I_b"){
        I_b = I_b - 1
        I_b_NB = I_b_NB + 1
      } else if (parent2 == "R_b"){
        R_b = R_b - 1
        R_b_NB = R_b_NB + 1
      } else if (parent2 == "S_sea_b"){
        S_sea_b = S_sea_b - 1
        S_sea_b_NB = S_sea_b_NB + 1
      } else if (parent2 == "E_sea_b"){
        E_sea_b = E_sea_b - 1
        E_sea_b_NB = E_sea_b_NB + 1
      } else if (parent2 == "I_sea_b"){
        I_sea_b = I_sea_b - 1
        I_sea_b_NB = I_sea_b_NB + 1
      } else if (parent2 == "R_sea_b"){
        R_sea_b = R_sea_b - 1
        R_sea_b_NB = R_sea_b_NB + 1
      }
      
      
      
    }else if (transition == "S_b_N_to_E_b_N"){
      S_b_N = S_b_N - 1
      E_b_N = E_b_N + 1
    }else if (transition == "E_b_N_to_S_b_N"){
      E_b_N = E_b_N - 1
      S_b_N = S_b_N + 1
    }else if (transition == "E_b_N_to_I_b_N"){
      E_b_N = E_b_N - 1
      I_b_N = I_b_N + 1
    }else if (transition == "I_b_N_to_R_b_N"){
      I_b_N = I_b_N - 1
      R_b_N = R_b_N + 1
    }else if (transition == "I_b_N_to_R_b_N"){
      I_b_N = I_b_N - 1
      R_b_N = R_b_N + 1
    }else if (transition == "I_b_N_to_D_b_N"){
      I_b_N = I_b_N - 1
      D_b_N = D_b_N + 1
    }
    
    new_state = matrix(data = c(S_a, E_a, I_a, R_a, D_a,
                                S_sea_a, E_sea_a, I_sea_a, R_sea_a, D_sea_a,
                                S_sea_b, E_sea_b, I_sea_b, R_sea_b, D_sea_b,
                                S_b, E_b, I_b, R_b, D_b,
                                
                                S_a_NB, E_a_NB, I_a_NB, R_a_NB, D_a_NB,
                                S_sea_a_NB, E_sea_a_NB, I_sea_a_NB, R_sea_a_NB, D_sea_a_NB,
                                S_sea_b_NB, E_sea_b_NB, I_sea_b_NB, R_sea_b_NB, D_sea_b_NB,
                                S_b_NB, E_b_NB, I_b_NB, R_b_NB, D_b_NB,
                                
                                S_a_N, E_a_N, I_a_N, R_a_N, D_a_N,
                                S_b_N, E_b_N, I_b_N, R_b_N, D_b_N),
                           nrow = 10, ncol = 5, 
                           byrow = T)
    
    #print(new_state)
    
    states = abind(states, new_state)

  }
  
  output = data.frame(
    time = times,
    S_a = states[1, 1, ],
    E_a = states[1, 2, ],
    I_a = states[1, 3, ],
    R_a = states[1, 4, ],
    D_a = states[1, 5, ],
    S_sea_a = states[2, 1, ],
    E_sea_a = states[2, 2, ],
    I_sea_a = states[2, 3, ],
    R_sea_a = states[2, 4, ],
    D_sea_a = states[2, 5, ],
    S_sea_b = states[3, 1, ],
    E_sea_b = states[3, 2, ],
    I_sea_b = states[3, 3, ],
    R_sea_b = states[3, 4, ],
    D_sea_b = states[3, 5, ],
    S_b = states[4, 1, ],
    E_b = states[4, 2, ],
    I_b = states[4, 3, ],
    R_b = states[4, 4, ],
    D_b = states[4, 5, ],
    
    S_a_NB = states[5, 1, ],
    E_a_NB = states[5, 2, ],
    I_a_NB = states[5, 3, ],
    R_a_NB = states[5, 4, ],
    D_a_NB = states[5, 5, ],
    S_sea_a_NB = states[6, 1, ],
    E_sea_a_NB = states[6, 2, ],
    I_sea_a_NB = states[6, 3, ],
    R_sea_a_NB = states[6, 4, ],
    D_sea_a_NB = states[6, 5, ],
    S_sea_b_NB = states[7, 1, ],
    E_sea_b_NB = states[7, 2, ],
    I_sea_b_NB = states[7, 3, ],
    R_sea_b_NB = states[7, 4, ],
    D_sea_b_NB = states[7, 5, ],
    S_b_NB = states[8, 1, ],
    E_b_NB = states[8, 2, ],
    I_b_NB = states[8, 3, ],
    R_b_NB = states[8, 4, ],
    D_b_NB = states[8, 5, ],
    
    S_a_N = states[9, 1, ],
    E_a_N = states[9, 2, ],
    I_a_N = states[9, 3, ],
    R_a_N = states[9, 4, ],
    D_a_N = states[9, 5, ],
    S_b_N = states[10, 1, ],
    E_b_N = states[10, 2, ],
    I_b_N = states[10, 3, ],
    R_b_N = states[10, 4, ],
    D_b_N = states[10, 5, ]) %>% 
    mutate(
    S_a_total = S_a + S_sea_a,
    E_a_total = E_a + E_sea_a,
    I_a_total = I_a + I_sea_a,
    R_a_total = R_a + R_sea_a,
    D_a_total = D_a + D_sea_a,
    
    S_b_total = S_b + S_sea_b,
    E_b_total = E_b + E_sea_b,
    I_b_total = I_b + I_sea_b,
    R_b_total = R_b + R_sea_b,
    D_b_total = D_b + D_sea_b,
    
    S_a_NB_total = S_a_NB + S_sea_a_NB,
    E_a_NB_total = E_a_NB + E_sea_a_NB,
    I_a_NB_total = I_a_NB + I_sea_a_NB,
    R_a_NB_total = R_a_NB + R_sea_a_NB,
    D_a_NB_total = D_a_NB + D_sea_a_NB,
    
    S_b_NB_total = S_b_NB + S_sea_b_NB,
    E_b_NB_total = E_b_NB + E_sea_b_NB,
    I_b_NB_total = I_b_NB + I_sea_b_NB,
    R_b_NB_total = R_b_NB + R_sea_b_NB,
    D_b_NB_total = D_b_NB + D_sea_b_NB
  )
  
  return(output)
}

# Run simulation

output = gillespie_seir(param = param, 
                        induced_dispersal = T,
                        initial_number_breeders_A = 50,
                        initial_number_infected_breeders_A = 1, 
                        initial_number_breeders_B = 50,
                        total_time = 70,
                        dispersal_stochactic = T)



# Plot results
output_long = melt(output[1:nrow(output)-1, ], id = "time")

output_a = output_long %>% filter(variable %in% c("S_a_total", "E_a_total", "I_a_total", "R_a_total", "D_a_total"))
plot_a = ggplot(output_a, aes(x = time, y = value, color = variable)) +
  geom_line() +
  labs(x = "Time", y = "Number of individuals", color = "Status") +
  theme_minimal() +
  ggtitle("Breeders in A (colony+Sea)")+
  scale_color_brewer(palette="Set2", labels = c("S", "E", "I", "R", "D"))


output_a_N = output_long %>% filter(variable %in% c("S_a_N", "E_a_N", "I_a_N", "R_a_N", "D_a_N"))
plot_a_N = ggplot(output_a_N, aes(x = time, y = value, color = variable)) +
  geom_line() +
  labs(x = "Time", y = "Number of individuals", color = "Status") +
  theme_minimal() +
  ggtitle("Nestlings in A")+
  scale_color_brewer(palette="Set2", labels = c("S", "E", "I", "R", "D"))


output_a_NB = output_long %>% filter(variable %in% c("S_a_NB_total", "E_a_NB_total", "I_a_NB_total", "R_a_NB_total", "D_a_NB_total"))
plot_a_NB = ggplot(output_a_NB, aes(x = time, y = value, color = variable)) +
  geom_line() +
  labs(x = "Time", y = "Number of individuals", color = "Status") +
  theme_minimal() +
  ggtitle("Non-Breeders in A (colony+Sea)")+
  scale_color_brewer(palette="Set2", labels = c("S", "E", "I", "R", "D"))


output_b = output_long %>% filter(variable %in% c("S_b_total", "E_b_total", "I_b_total", "R_b_total", "D_b_total"))
plot_b = ggplot(output_b, aes(x = time, y = value, color = variable)) +
  geom_line() +
  labs(x = "Time", y = "Number of individuals", color = "Status") +
  theme_minimal() +
  ggtitle("Breeders in B (colony+Sea)")+
  scale_color_brewer(palette="Set2", labels = c("S", "E", "I", "R", "D"))


output_b_N = output_long %>% filter(variable %in% c("S_b_N", "E_b_N", "I_b_N", "R_b_N", "D_b_N"))
plot_b_N = ggplot(output_b_N, aes(x = time, y = value, color = variable)) +
  geom_line() +
  labs(x = "Time", y = "Number of individuals", color = "Status") +
  theme_minimal() +
  ggtitle("Nestlings in B")+
  scale_color_brewer(palette="Set2", labels = c("S", "E", "I", "R", "D"))


output_b_NB = output_long %>% filter(variable %in% c("S_b_NB_total", "E_b_NB_total", "I_b_NB_total", "R_b_NB_total", "D_b_NB_total"))
plot_b_NB = ggplot(output_b_NB, aes(x = time, y = value, color = variable)) +
  geom_line() +
  labs(x = "Time", y = "Number of individuals", color = "Status") +
  theme_minimal() +
  ggtitle("Non-Breeders in B (colony+Sea)")+
  scale_color_brewer(palette="Set2", labels = c("S", "E", "I", "R", "D"))

plot_grid(plot_a, plot_a_N, plot_a_NB,
          plot_b, plot_b_N, plot_b_NB,
          labels = c("A", "B", "C",
                     "D", "E", "F"),
          label_size = 12)

# 
# summary_output = function(output){
#   
#   N_a = output[1, c("S_a", "I_a")] %>% sum()
#   
#   max_infected_a = max(output[, "I_a"]) 
#   prop_max_infected_a = max_infected_a / N_a
#   dead_a = output[nrow(output), "D_a"]
#   prop_dead_a = dead_a / N_a
#   
#   max_infected_sea = max(output[, "I_sea"]) 
#   dead_sea = output[nrow(output), "D_sea"]
#   
#   prop_non_exposed_from_a = (output[nrow(output), "S_a"] + output[nrow(output), "S_sea"] - output[1, "S_sea"] ) / N_a
#   
#   return( data.frame(
#     N_a = N_a,
#     max_infected_a = max_infected_a,
#     prop_max_infected_a = prop_max_infected_a,
#     dead_a = dead_a,
#     prop_dead_a = prop_dead_a,
#     max_infected_sea = max_infected_sea,
#     dead_sea = dead_sea,
#     prop_non_exposed_from_a = prop_non_exposed_from_a
#     
#   ))
# }
# 
# 
# output_long_list = data.frame()
# response_list = data.frame()
# 
# nb_iterations = 8
# 
# for (i in 1:nb_iterations){
#   
#   output = gillespie_seir(epi_param, initial_state, total_time)
#   output_long = melt(output, id = "time")
#   
#   output_long_i = cbind(output_long,
#                          data.frame(simulation = rep(i, times = nrow(output_long))))
#   
#   output_long_list = rbind(output_long_list, output_long_i)
#   response_list = rbind(response_list, summary_output(output))
#   
# }
# 
# 
# output_a = output_long_list %>% filter(variable %in% c("S_a", "E_a", "I_a", "R_a", "D_a"))
# 
# p = ggplot()
# for(i in 1:nb_iterations){
#   p = p + geom_line(data = output_a %>% subset(., simulation == i )
#                     , aes(x = time, y = value, color = variable)) 
# }
# p = p +
#   labs(x = "Time", y = "Number of individuals", color = "Compartment") +
#   theme_minimal() +
#   ggtitle("Stochastic SEIR Model Simulation (Gillespie Algorithm)")
# 
# 
# p
# 
# 
# data_long = pivot_longer(response_list, cols = -N_a, names_to = "variable", values_to = "value")
# 
# # Créer les diagrammes en violon pour chaque variable
# ggplot(data_long %>% subset(., variable %in% c("dead_a", "max_infected_a")),
#        aes(x = variable, y = value)) +
#   geom_violin() + 
#   geom_dotplot(binaxis='y', stackdir='center', dotsize=1)
# 
# 
